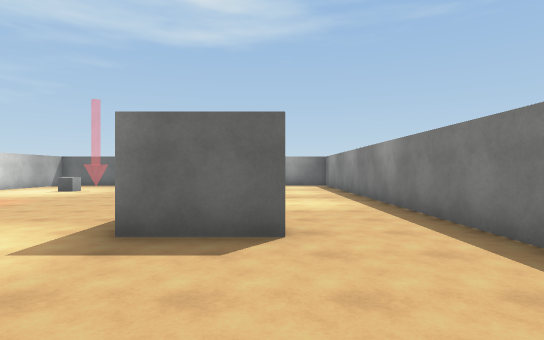
[1] (above)

16 first-person views from a walk through a scene from a Unity 3-D project. The camera is 1.5 m above the floor, looks level and sees 80° across. Doors are open. The floor is counted in squares, 2 m on a side. Each view is taken from the middle of a square. On the plan, view 1 faces up. The plan holds only what a view shows up to about 11 squares ahead; the rest is blank. The place goes on beyond the plan. The player is left out. Surface patterns are stand-ins for the level's own textures.

[2]
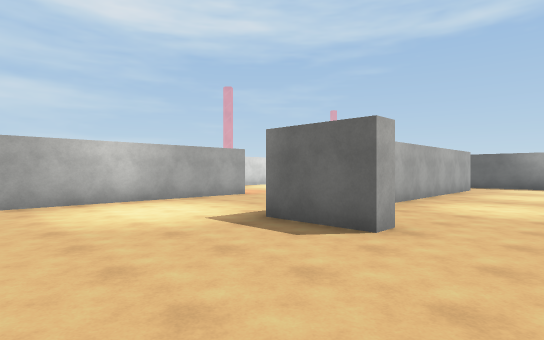

[3]
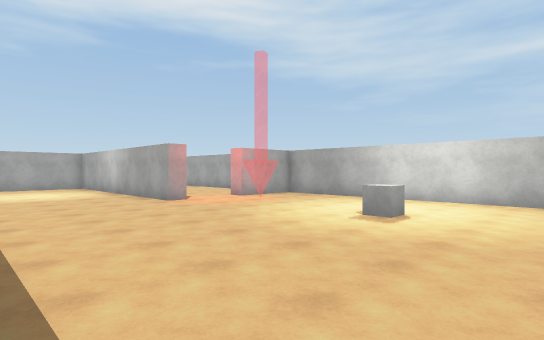

[4]
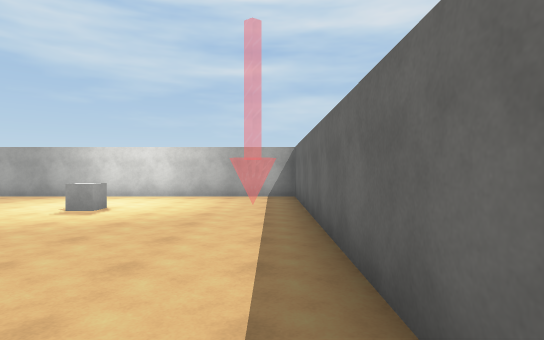

[5]
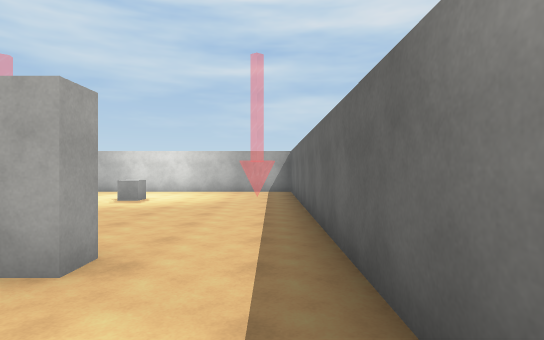

[6]
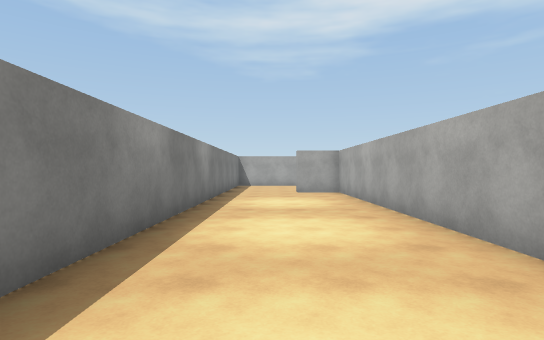

[7]
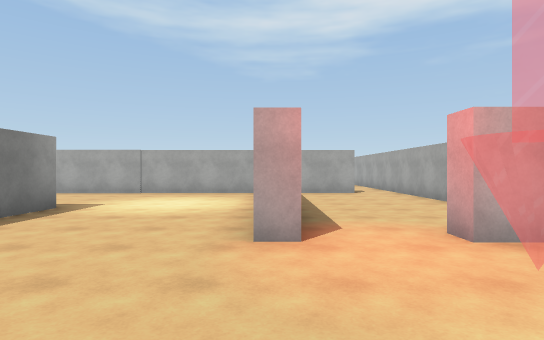

[8]
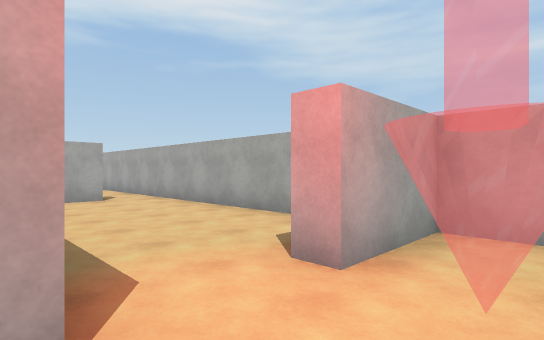

[9]
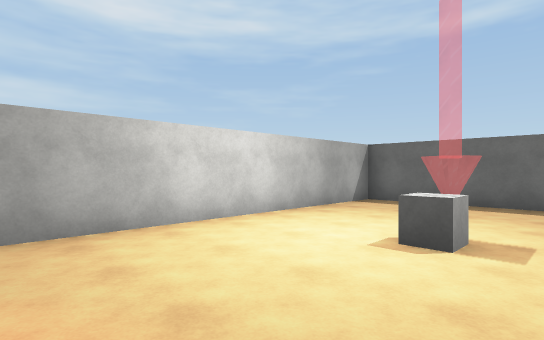

[10]
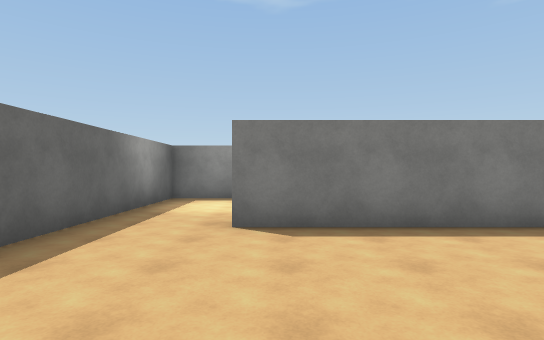

[11]
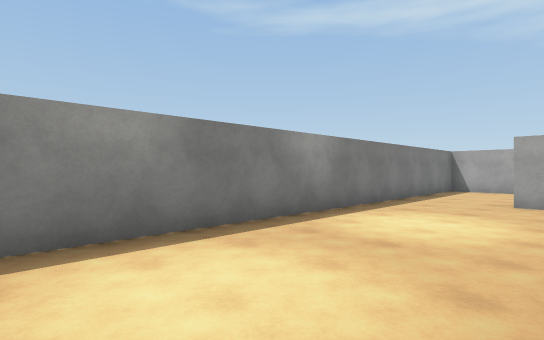

[12]
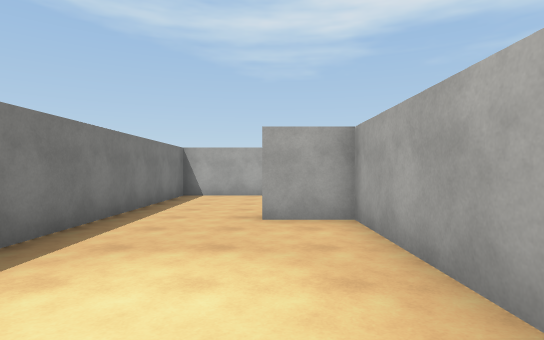

[13]
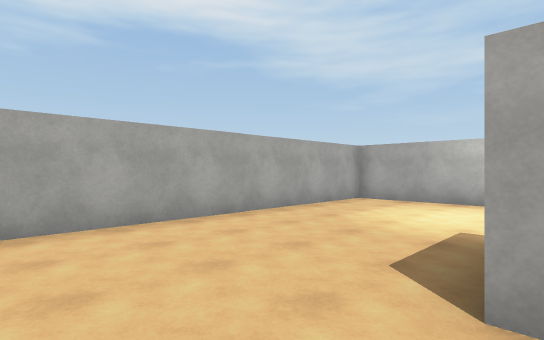

[14]
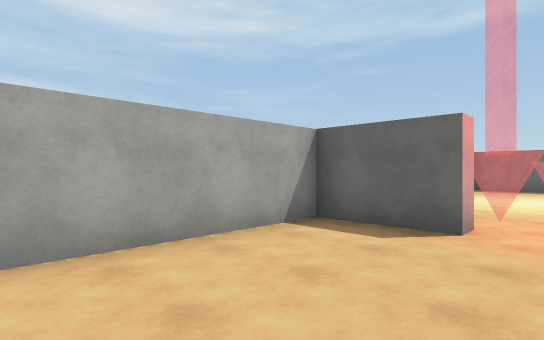

[15]
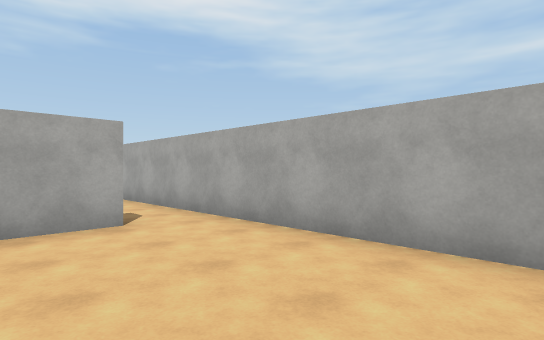

[16]
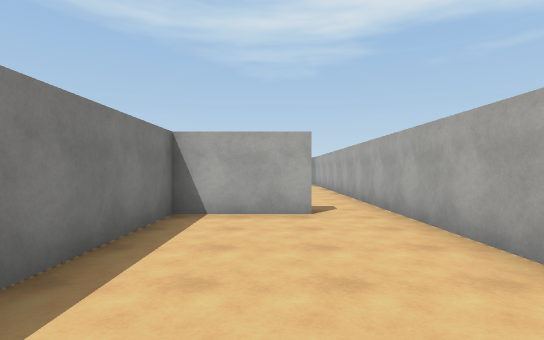

### Floor plan
Ten units are one square. View 1 is at (0, 0); x grows to the right and y downward. Boxes are objects, and circles mark ways between rooms. Rooms are numbered by the first view taken in them; rooms with no view inside come last. Other rooms are left out.
<svg viewBox="-107 -162 138 182">
<path fill="none" stroke="#000" d="M-64 -66 -58 -66 -58 5 26 5 26 -45M-18 -94 -18 -135M1 -41 1 -36 -18 -36 -18 -50M-16 -157 -102 -157 -102 -66 -84 -66M-18 -135 -13 -135 -13 -41 1 -41M26 -45 26 -157 -16 -157M-87 5 -63 5 -63 -30M-81 -62 -102 -62 -102 15"/>
<rect x="-75" y="-115" width="10" height="10" fill="#bbb"><title>cube</title></rect>
<circle cx="-20" cy="-145" r="3" fill="#2a7"/>
<circle cx="15" cy="-40" r="3" fill="#2a7"/>
<circle cx="-73" cy="-63" r="3" fill="#2a7"/>
<text x="-50" y="-80">1</text>
<text x="0" y="-100">2</text>
<text x="-90" y="-20">3</text>
</svg>
Room 1 opens to room 2. Room 1 opens to room 3.

Where each view was taken, in squares from view 1:
view 1: 0 up, 0 right, facing up
view 2: 0 up, 2 right, facing up-left
view 3: 14 up, 2 left, facing down-left
view 4: 15 up, 1 left, facing left
view 5: 15 up, 1 right, facing left
view 6: 15 up, 1 right, facing down
view 7: 10 up, 6 left, facing down
view 8: 8 up, 6 left, facing down-left
view 9: 8 up, 6 left, facing up-left
view 10: 13 up, 6 left, facing right
view 11: 12 up, 1 left, facing down-right
view 12: 9 up, 0 right, facing down
view 13: 4 up, 2 right, facing down-left
view 14: 2 up, 7 left, facing up-left
view 15: 4 up, 7 left, facing down-left
view 16: 5 up, 8 left, facing down
